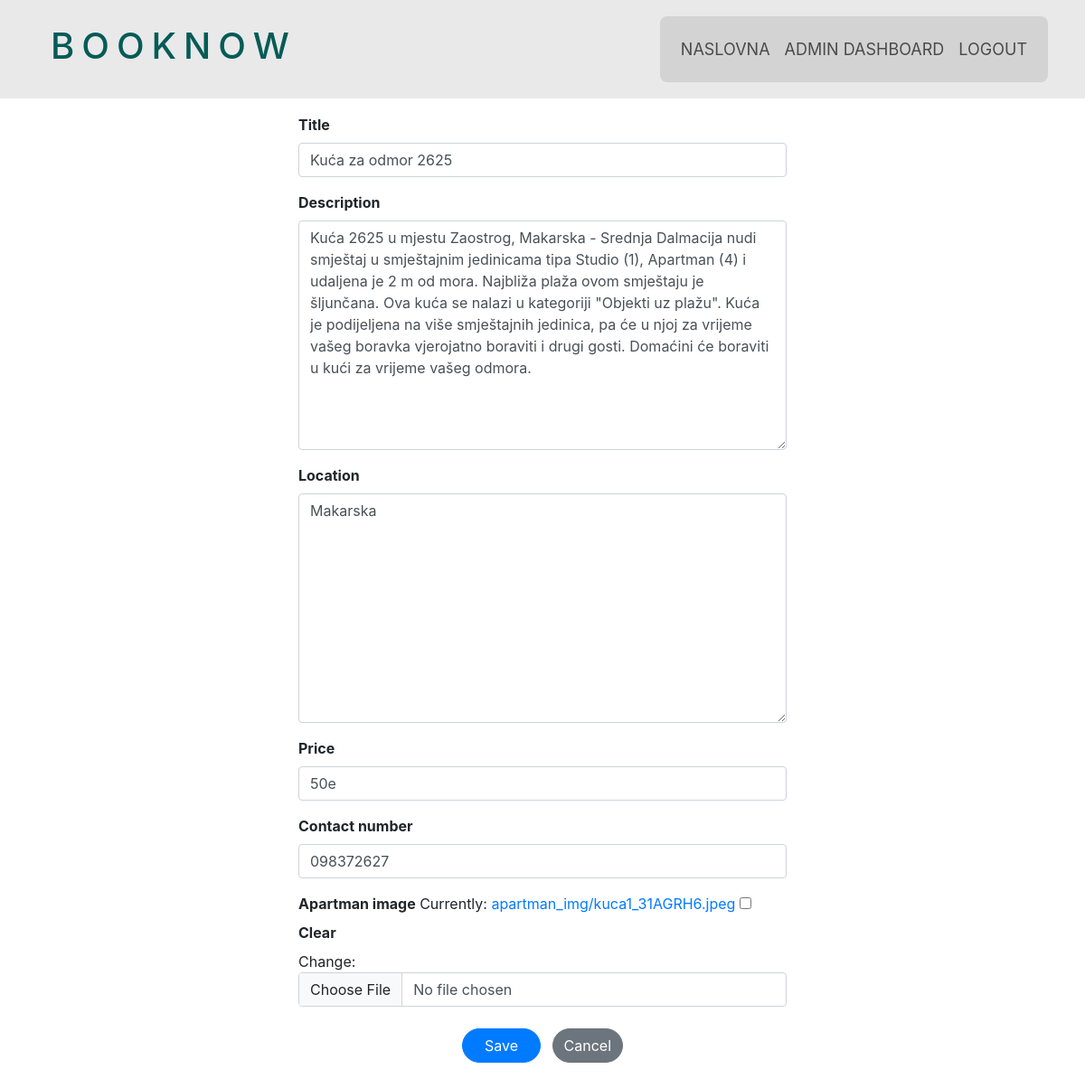
The page /app/edit_apartman/7/ (signed in) on the database its author committed.
### app/models.py (models this page shows)
class Apartman(models.Model):
    title = models.CharField(max_length=200)
    description = models.TextField()
    location=models.TextField(default="no location")
    price = models.CharField(max_length=15, null=True, blank=True)
    user = models.ForeignKey(User, on_delete=models.CASCADE)
    contact_number = models.CharField(max_length=15, null=True, blank=True)
    apartman_image = models.ImageField(upload_to='apartman_img/', null=True, blank=True)

### app/views.py (the view)
# urls.py: path('edit_apartman/<int:apartman_id>/', views.edit_apartman, name='edit_apartman'),
@login_required
def edit_apartman(request, apartman_id):
    apartman = get_object_or_404(Apartman, id=apartman_id)
    if request.method == 'POST':
        form = ApartmanForm(request.POST, request.FILES, instance=apartman)
        if form.is_valid():
            form.save()
            return HttpResponseRedirect(reverse('app:apartman_detail', args=[apartman.id]))
    else:
        form = ApartmanForm(instance=apartman)
    return render(request, 'app/edit_apartman.html', {'form': form, 'apartman': apartman})

### app/forms.py
class ApartmanForm(ModelForm):
    class Meta:
        model = Apartman
        fields= ['title','description', 'location','price','contact_number','apartman_image']

### app/templates/app/edit_apartman.html (shortened to what this page needs)
{% extends "app/base.html" %}
{% load widget_tweaks %}
{% block content %}
<!DOCTYPE html>
<html lang="en">
<head>
  <link rel="stylesheet" href="https://stackpath.bootstrapcdn.com/bootstrap/4.5.2/css/bootstrap.min.css">
</head>
<body>
  <div class="container">
    <div class="row justify-content-center">
      <div class="col-md-6">
        <form method="post" enctype="multipart/form-data">
          {% for field in form.visible_fields %}
            {% if field.label != "Text" %}
              <div class="form-group mt-3">
                <label for="{{ field.id_for_label }}">{{ field.label }}</label>
                {{ field|add_class:'form-control' }}
              </div>
            {% endif %}
          {% endfor %}
          <div class="form-group mt-4 mb-5 text-center">
            <button type="submit" class="btn btn-primary px-4 rounded-pill mr-2">
               Save
            </button>
            <a href="{% url 'app:apartman_detail' apartman.id %}" class="btn btn-secondary rounded-pill">Cancel</a>
          </div>
        </form>
      </div>
    </div>
  </div>
</body>
</html>
{% endblock %}

### static/app/css/app.css (style rules this page uses)
* { padding: 0; margin: 0; }
body { background-color: #fffffe; }
.form-group { position: relative; margin-bottom: 1.5rem; }
.form-group label { font-weight: bold; margin-bottom: .5rem; }
.form-control { border-radius: .25rem; border: 1px solid #ccc; padding: .5rem 1rem; }
.btn-primary { background-color: #007bff; border-color: #007bff; }
.btn-secondary { background-color: #6c757d; border-color: #6c757d; }
.container { padding-top: 110px; }

### rows shown on the page
Apartman: visible_fields "Kuća za odmor 2625" "Kuća 2625 u mjestu Zaostrog, Makarska - Srednja Dalmacija nudi smještaj u smještajnim jedinicama tipa Studio (1), Apartman (4) i udaljena je 2 m od mora. Najbliža plaža ovom smještaju je šljunčana. Ova kuća se nalazi u kategoriji \"Objekti uz plažu\". Kuća je podijeljena na više smještajnih jedinica, pa će u njoj za vrijeme vašeg boravka vjerojatno boraviti i drugi gosti. Domaćini će boraviti u kući za vrijeme vašeg odmora." "Makarska" "50e" "098372627"

### other values the page prints
{{ field.label }} "Title" "Description" "Location" "Price" "Contact number" "Apartman image"
